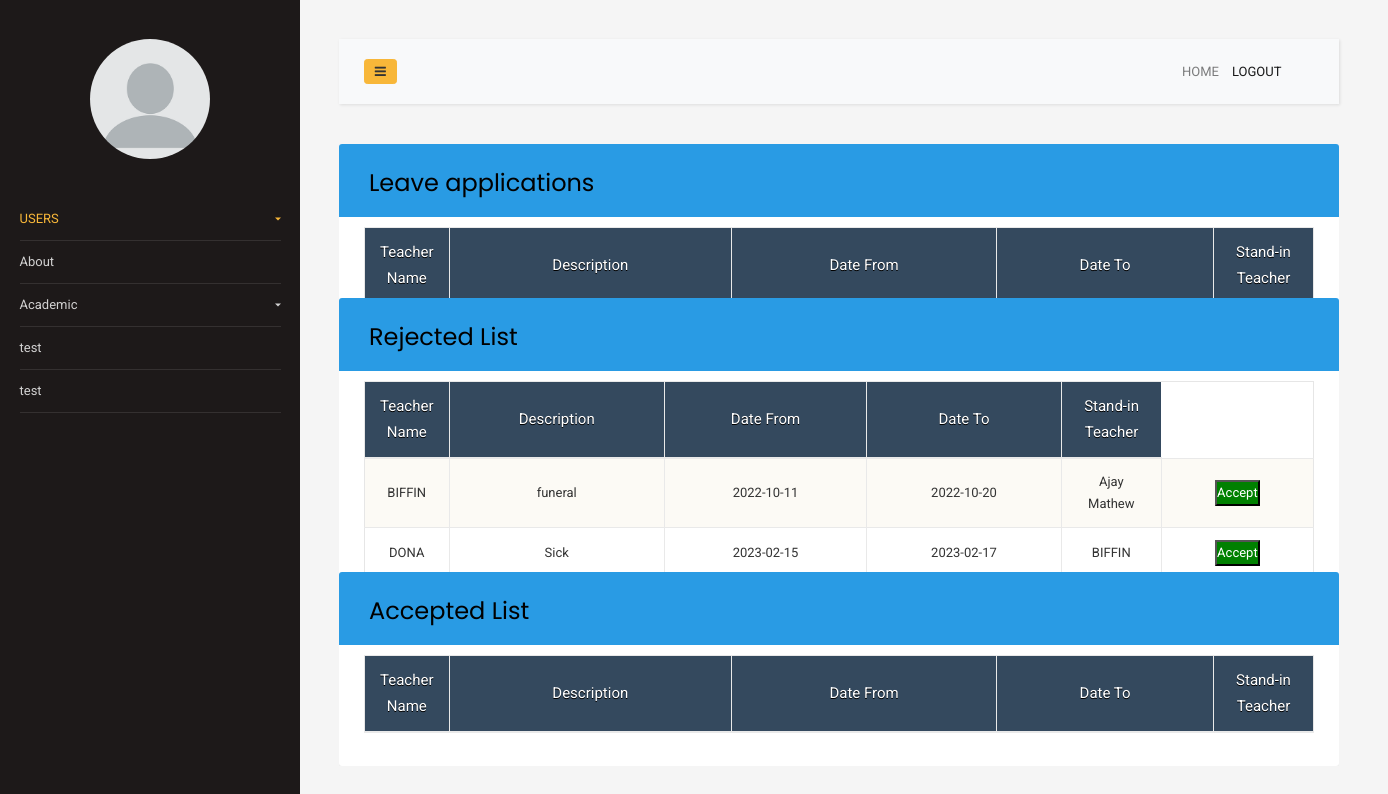
/sidebar-01/leavestatus.php (signed in), run on the app's committed database.
### tables this page shows
CREATE TABLE `tbl_leave` (
  `leave_id` int(100) NOT NULL,
  `username` varchar(100) NOT NULL,
  `fromdate` date NOT NULL,
  `todate` date NOT NULL,
  `subteach` varchar(100) NOT NULL,
  `leavereason` varchar(100) NOT NULL,
  `lstatus` varchar(100) NOT NULL,
  `role` varchar(100) NOT NULL
);

### sidebar-01/leavestatus.php (the view, shortened to what this page needs)
<html lang="en">
  <head>
		<link rel="stylesheet" href="table.css">
		<link rel="stylesheet" href="https://stackpath.bootstrapcdn.com/font-awesome/4.7.0/css/font-awesome.min.css">
		<link rel="stylesheet" href="css/style.css">
  </head>
  <body>
		<div class="wrapper d-flex align-items-stretch">
			<nav id="sidebar">
				<div class="p-4 pt-5">
		  		<a href="#" class="img logo rounded-circle mb-5" style="background-image: url(adminavatar.jpg);"></a>
	        <ul class="list-unstyled components mb-5">
	          <li class="active">
	            <a href="#homeSubmenu" data-toggle="collapse" aria-expanded="false" class="dropdown-toggle">USERS</a>
	          </li>
	          <li>
	              <a href="#">About</a>
	          </li>
	          <li>
              <a href="#pageSubmenu" data-toggle="collapse" aria-expanded="false" class="dropdown-toggle">Academic</a>
	          </li>
	          <li>
              <a href="#">test</a>
	          </li>
	          <li>
              <a href="#">test</a>
	          </li>
	        </ul>
	      </div>
    	</nav>
      <div id="content" class="p-4 p-md-5">
        <nav class="navbar navbar-expand-lg navbar-light bg-light">
          <div class="container-fluid">
            <button type="button" id="sidebarCollapse" class="btn btn-primary">
              <i class="fa fa-bars"></i>
            </button>
            <div class="collapse navbar-collapse" id="navbarSupportedContent">
              <ul class="nav navbar-nav ml-auto">
              <li class="nav-item">
                    <a class="nav-link" href="index.php">HOME</a>
                </li>
              <li class="nav-item active">
                    <a class="nav-link" href="/smartacademy/logout.php">LOGOUT</a>
                </li>
                <li class="nav-item">
                    <a class="nav-link" href="#"></a>
                </li>
                <li class="nav-item">
                    <a class="nav-link" href="#"></a>
                </li>
              </ul>
            </div>
          </div>
        </nav>
</head>
<body>
<div class="container-xl">
    <div class="table-responsive">
        <div class="table-wrapper">
            <div class="table-title">
                <div class="row">
                    <div class="col-sm-5">
                        <h2> Leave applications</h2>
                    </div>
                </div>
            </div>
            <table class="table table-striped table-hover">
            <thead>
            <tr>
              <th>Teacher Name</th>
              <th>Description</th>
              <th>Date From</th>
              <th>Date To</th>
              <th>Stand-in Teacher</th>
            </tr>
            </thead>
</div>
</div>
</div>
                </div>
            </div>
            <table class="table table-striped table-hover">
            <thead>
            <div class="table-title">
                <div class="row">
                    <div class="col-sm-5">
                        <h2>Rejected List</b></h2>
                    </div>
                </div>
            </div>
            <tr>
            <th>Teacher Name</th>
              <th>Description</th>
              <th>Date From</th>
              <th>Date To</th>
              <th>Stand-in Teacher</th>
            </tr>
            </thead>
<?php
include("connection.php");
$view_users_query="SELECT * FROM `tbl_leave` where lstatus='Rejected'";
$run=mysqli_query($conn,$view_users_query);
while($row=mysqli_fetch_array($run))
{
$user_tlname=$row['username'];
$user_batc=$row['leavereason'];
$user_sub=$row['fromdate'];
$user_email=$row['todate'];
$user_subteach=$row['subteach'];
?>
<tr>
<td><?php echo $user_tlname;  ?></td>
<td><?php echo $user_batc;  ?></td>
<td><?php echo $user_sub;  ?></td>
<td><?php echo $user_email;  ?></td>
<td><?php echo $user_subteach;  ?></td>
<td><a href="accleave1.php?id=<?php echo $row['leave_id'];?>"><button style="color:white; background-color:green; width:80px height:30px;">Accept</button></a>
</td>
</tr>
<?php } ?>
            <table class="table table-striped table-hover">
            <thead>
            <div class="table-title">
                <div class="row">
                    <div class="col-sm-5">
                        <h2>Accepted List</b></h2>
                    </div>
                </div>
            </div>
            <tr>
            <th>Teacher Name</th>
              <th>Description</th>
              <th>Date From</th>
              <th>Date To</th>
              <th>Stand-in Teacher</th>
            </tr>
            </thead>
</body>
</html>

### sidebar-01/table.css (style rules this page uses)
* { font: 13px/1.7 "Roboto","Proxima Nova Rg","Source Sans Pro","Droid Sans",Arial,Helvetica, sans-serif; color:#333333; margin:0px; padding:0px; }
table a:link { color: #666; font-weight: bold; text-decoration: none; }
table { width: 1200px; margin:10px auto; box-shadow: none; border:1px solid #E6E6E6; padding:0; background-color:#FFFFFF; box-sizing: border-box; display: table; }
table th { text-align:center; background: #34495e; color:#FFF; text-shadow:0px 01px 0px #000; font-size:15px; height: 42px; border-radius: 0 !important; border-left: 1px solid whitesmoke; box-sizing:border-box; }
table th:first-child { border-left: 0; }
table tr { text-align: center; }
table td:first-child { box-sizing: border-box; border-left: 0; }
table td { padding: 9px; border-top: 1px solid #ffffff; border-bottom: 1px solid #e0e0e0; border-left: 1px solid #e0e0e0; background: white; }
table tr:nth-child(odd) td { background: #fcfaf5; }
table tr:last-child td { border-bottom: 0; }

### sidebar-01/leavestatus.php (style rules this page uses)
body { color: #566787; background: #f5f5f5; font-family: 'Varela Round', sans-serif; font-size: 13px; width: 90%; }
.table-responsive { margin: 30px 0; }
.table-wrapper { min-width: 1000px; background: #fff; padding: 20px 25px; border-radius: 3px; box-shadow: 0 1px 1px rgba(0,0,0,.05); }
.table-title { padding-bottom: 15px; background: #299be4; color: #fff; padding: 16px 30px; margin: -20px -25px 10px; border-radius: 3px 3px 0 0; }
.table-title h2 { margin: 5px 0 0; font-size: 24px; }
table.table tr th, table.table tr td { border-color: #e9e9e9; padding: 12px 15px; vertical-align: middle; }
table.table tr th:first-child { width: 60px; }
table.table tr th:last-child { width: 100px; }
table.table-striped tbody tr:nth-of-type(odd) { background-color: #fcfcfc; }
table.table td a { font-weight: bold; color: #566787; display: inline-block; text-decoration: none; }

### data on the page
tbl_leave: username "BIFFIN", leavereason "funeral", fromdate "2022-10-11", todate "2022-10-20", subteach "Ajay Mathew"
tbl_leave: username "DONA", leavereason "Sick", fromdate "2023-02-15", todate "2023-02-17", subteach "BIFFIN"
